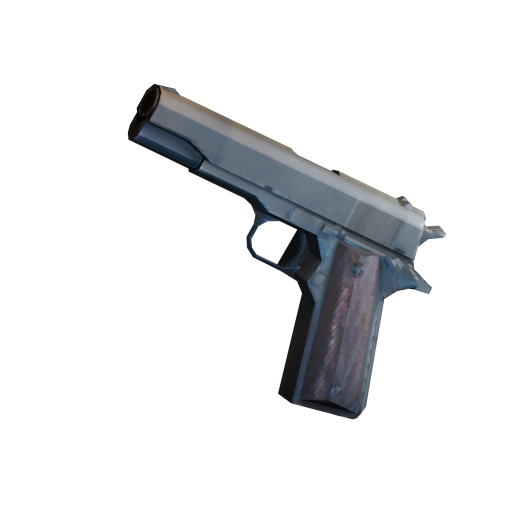
#> input picture Survival Horror/ArtSource/Weapons/HorrorIcons/1911.png, 1024 x 1024 px (shown at 1/2 size); its folder holds 4 pictures in this run
$ python assemble_horror_icons.py HorrorIcons/1911.png
#> lines starting #> are read from the running program, lines starting #| are printed output that depends on the picture
from pathlib import Path
import shutil, sys
from PIL import Image, ImageDraw, ImageFont
ROOT=Path(__file__).resolve().parents[2];OUT=ROOT/'ArtSource/Weapons/HorrorIcons'
names=[('1911','1911 pistol'),('DoubleBarrel','Double-barrel shotgun'),('Revolver','Magnum revolver'),('HuntingRifle','Hunting rifle'),('FlareGun','Flare gun')]
def font(size,bold=False):return ImageFont.truetype('C:/Windows/Fonts/'+('segoeuib.ttf' if bold else 'segoeui.ttf'),size)
board=Image.new('RGB',(1800,600),(18,21,25));draw=ImageDraw.Draw(board)
#> after `board = Image.new('RGB', (1800, 600), (18, 21, 25))`:
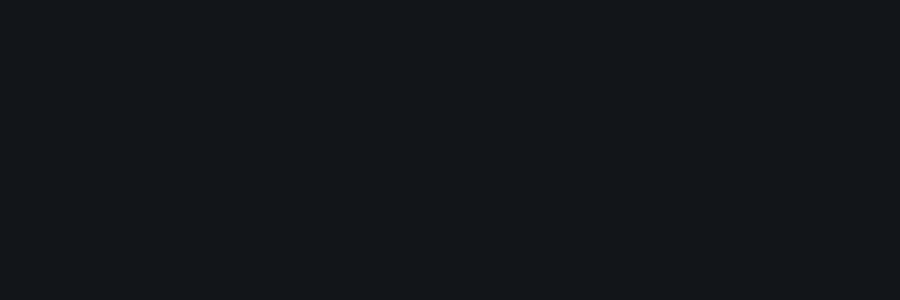
#> board: PIL image 1800x600 RGB (shown at 1/2 size); mean R, G, B 18, 21, 25
draw.text((28,18),'HORROR LIGHTING — FULL WEAPON SET',font=font(32,True),fill=(237,232,221))
draw.text((28,65),'Amber key light / cool rim light / pixelated textures. Small previews show 64px inventory size.',font=font(21),fill=(167,175,184))
for i,(name,title) in enumerate(names):
 x=i*360;y=125
 draw.rounded_rectangle((x+10,y,x+350,y+450),radius=14,fill=(31,36,42),outline=(56,63,70))
 image=Image.open(OUT/(name+'.png')).convert('RGBA')
#> image is the input picture: PIL image 1024x1024 RGBA; mean R, G, B, A 11.8, 12.7, 14, 35.9
 assert image.size==(1024,1024) and image.getbbox(),name
 preview=image.resize((330,330),Image.Resampling.LANCZOS);board.paste(preview,(x+15,y+15),preview)
#> after `preview = image.resize((330, 330), Image.Resampling.LANCZOS)`:
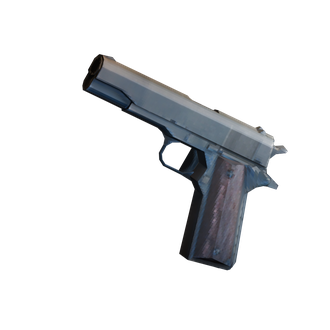
#> preview: PIL image 330x330 RGBA; mean R, G, B, A 12.3, 13.2, 14.5, 35.9; transparent parts drawn white
#> after `board.paste(preview, (x + 15, y + 15), preview)`:
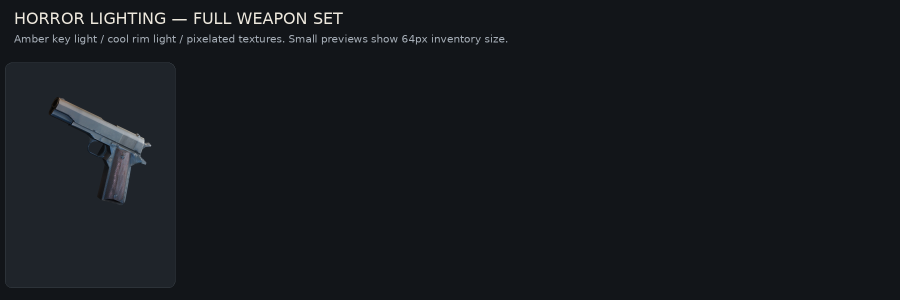
#> board: PIL image 1800x600 RGB (shown at 1/2 size); mean R, G, B 22.1, 25.4, 29.7
 draw.text((x+22,y+355),title,font=font(21,True),fill=(224,228,232))
 draw.rounded_rectangle((x+264,y+378,x+332,y+446),radius=4,fill=(14,17,20),outline=(71,78,84))
 small=image.resize((64,64),Image.Resampling.LANCZOS);board.paste(small,(x+266,y+380),small)
#> after `small = image.resize((64, 64), Image.Resampling.LANCZOS)`:
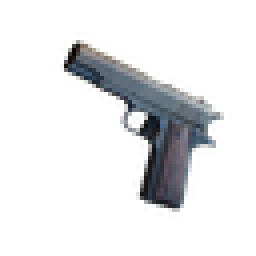
#> small: PIL image 64x64 RGBA (shown 4 times larger); mean R, G, B, A 15, 16.1, 17.7, 36; transparent parts drawn white
 if '--apply' in sys.argv:
  target=ROOT/'Assets/AssetStore/HorrorEngine/ExampleContent/Weapons'/('Gun' if name=='1911' else 'Shotgun')/('Gun.png' if name=='1911' else 'Shotgun.png') if name in ('1911','DoubleBarrel') else ROOT/'Assets/Game/Weapons/Models'/name/(name+'_Icon.png')
  backup=OUT/(name+'_Before.png')
  if not backup.exists():shutil.copy2(target,backup)
  shutil.copy2(OUT/(name+'.png'),target)
  print('APPLIED',target)
#> pass 2 of the loop `for i,(name,title) in enumerate(names):`:
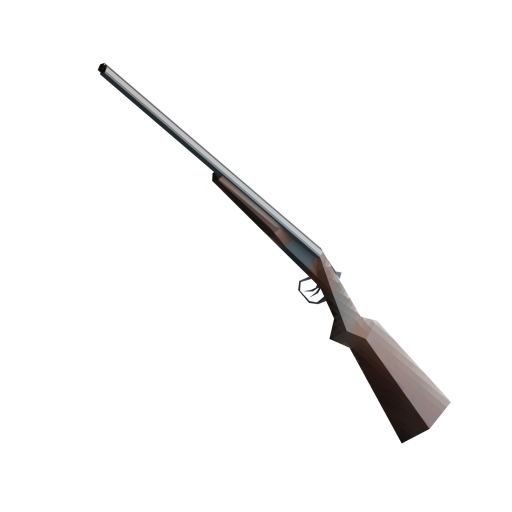
#> input picture Survival Horror/ArtSource/Weapons/HorrorIcons/DoubleBarrel.png, 1024 x 1024 px (shown at 1/2 size)
#> image is the input picture: PIL image 1024x1024 RGBA; mean R, G, B, A 5.5, 5.1, 5, 13.1
#> `board.paste(preview, (x + 15, y + 15), preview)`:
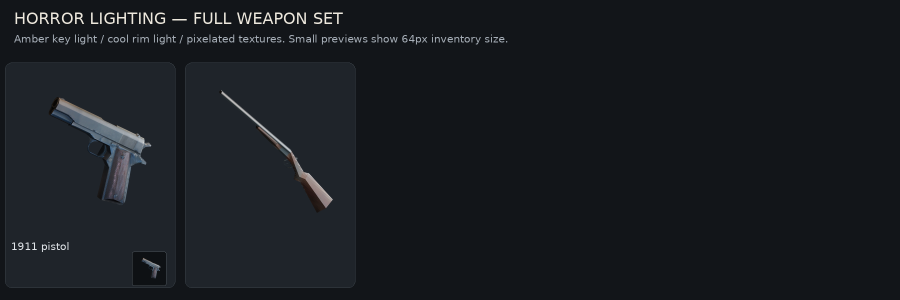
#> board: PIL image 1800x600 RGB (shown at 1/2 size); mean R, G, B 24.4, 27.9, 32.4
#> `small = image.resize((64, 64), Image.Resampling.LANCZOS)`:
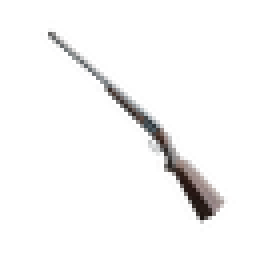
#> small: PIL image 64x64 RGBA (shown 4 times larger); mean R, G, B, A 10, 9.5, 9.5, 13.1; transparent parts drawn white
#> (the run stopped early here; a loop or call above may not have finished)
